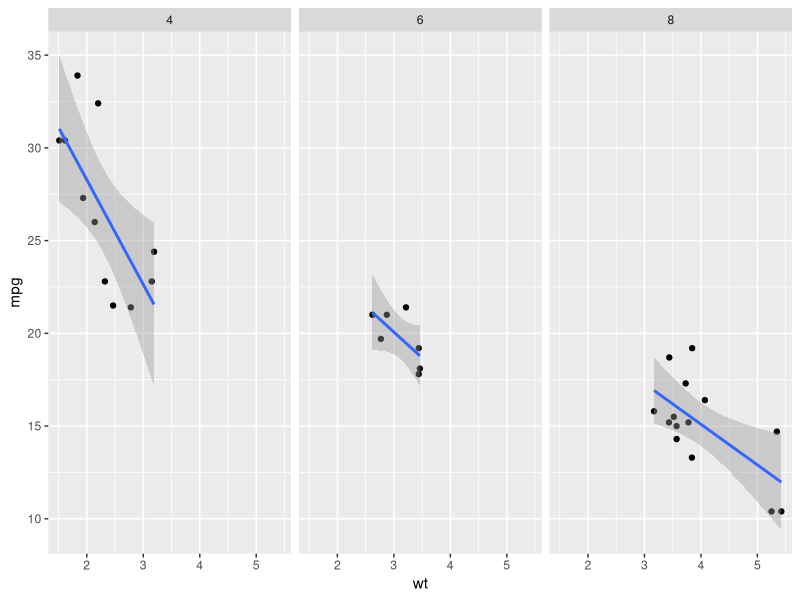

Write R code to recreate this figure. (Note: this script raises an error after producing the figure.)
# R Tidyverse script UWF - acohen@uwf.edu
# *****************************************************

# Tidyverse
install.packages("tidyverse")
library(tidyverse)
# dplyr: manipulating data.frame
# purrr: working with functions
# ggplot2: visualization

# data packages
install.packages("dslabs")
library(dslabs)


# Tidy data
# Each row represents one observation and columns represent variables.
data(relig_income)
data(ChickWeight)

relig_income_tidy = pivot_longer(relig_income,cols = -religion, 
                                 names_to = "income",
                                 values_to = "counts") 


# Working with Data.frame
# add a variable/column 
murders = mutate(murders, rate=total/population*100000)

# Sub setting with filter
filter(murders, rate < 1 & region == "North Central")


# Select: pick variables
new_table = select(murders, state, region, rate)
filter(new_table, rate <1)


# The pipe operator %>%
# With dplyr we can do a series of operations, for example select and then filter 
# using the pipe operator

murders %>% select(abb,region,rate) %>% filter(rate<0.7)

murders %>% select(region, rate) %>% filter(rate <0.7)

relig_income_tidy %>% select(income)

25 %>% sqrt() %>% log2()
log2(sqrt(25))


## summarizing data
data(heights)

# computes the average and standard deviation for females:

avg_sd = heights %>% filter(sex=="Female") %>%
  summarise(avg=mean(height),sdt=sd(height))

avg_sd


heights %>% 
  filter(sex == "Female") %>%
  summarize(rg = quantile(height, c(0, 0.5, 1)),
            avg=mean(height),
            sdt=sd(height))


# Let's compute the murder rate of the USA
# Recall that the USA murder rate is not the average of the state murder rates

avg_state_rates = murders %>% summarise(mean(rate)) %>% pull()

US.murder.rate = murders %>% summarise(rateUSA=sum(total)/sum(population)*100000)

# Looking at the results they are data.frame even if it is just one number
murders %>% summarise(rate=sum(total)/sum(population)*100000) %>%
  pull(rate)


## Data Grouping
heights %>% group_by(sex)
# tibble: many tables same columns but not necessarily the same number of rows

heights %>% group_by(sex) %>% summarise(avg= mean(height),std=sd(height))

# let's compute the median murder rate in the four regions of the country:
murders %>% group_by(region) %>% summarise(median.rate=median(rate))  


## Arrange data frame 
murders %>% arrange(desc(rate))

murders %>% 
  arrange(population) %>%
  head()

murders %>% top_n(10)


## purrr : apply functions
# apply the same function to each element of a vector 
compute_s_n=function(n){
  sum((1:n))
}
nvalues=c(3,5,10,15,200)
s_n = map_dbl(nvalues, compute_s_n) 

mtcars %>%
  split(.$cyl) %>% # from base R
  map(~ lm(mpg ~ wt, data= .x)) %>%
  map(summary) %>%
  map_dbl("r.squared")

mtcars %>% ggplot(aes(y=mpg,x=wt)) + geom_point() + 
  geom_smooth(method="lm") + facet_wrap(~cyl)


# This is not going to work because the output of group_by is a tibble
mtcars %>% group_by(cyl) %>% map(~ lm(mpg ~ wt, data=.x))

# This works 
mtcars %>%
  group_by(cyl) %>%
  group_map(~ lm(mpg ~ wt, data=.x))%>%
  map(summary) %>%
  map_dbl("r.squared")


## ************** ggplot2 *******************
# data visualization
library(ggthemes)
library(ggrepel)

ggplot(murders)
murders %>% ggplot()

murders %>% ggplot(aes(x=population/10^6,y=total)) 


ggplot1 = murders %>% ggplot(mapping = aes(x=population/10^6, y=total)) 
ggplot1

  ggplot1 + geom_point(aes(col=region), size = 4) +
  geom_text_repel(aes(label=abb)) +
  scale_x_log10() +
  scale_y_log10() +
  geom_smooth(formula = "y~x", method=lm,se = F)+
  xlab("Populations in millions (log10 scale)") + 
  ylab("Total number of murders (log10 scale)") +
  ggtitle("US Gun Murders in 2010") +
  scale_color_discrete(name = "Region")+
      theme_wsj()
